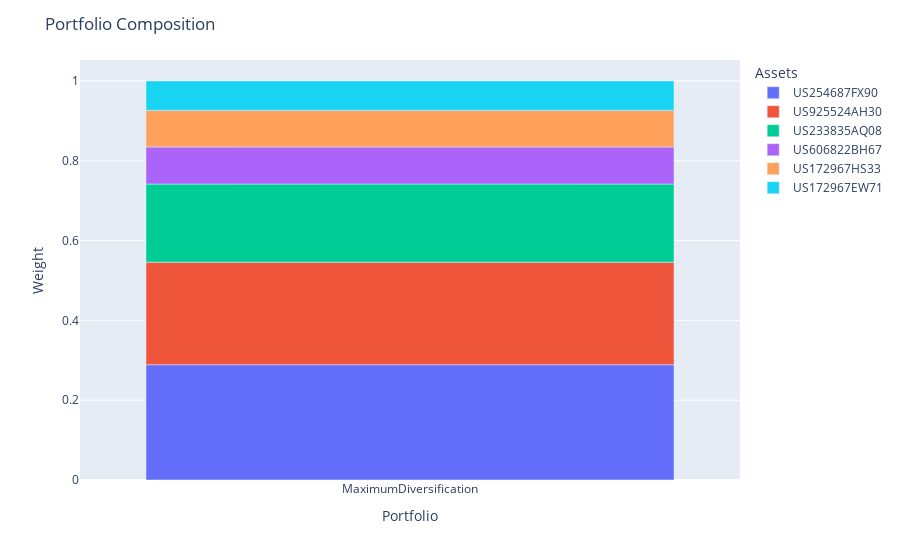

The notebook cell this image was saved under:
### Markdown cell above
#### Most Basic Example -- Using Z-Scores as Market Quotes

### Code cell
pricing_context = QLMarketContext(ql_env=ql_env).update_from_series(z_spreads.join(rates).iloc[-1])

max_div_model = MaximumDiversification(
    prior_estimator=NonLinearPrior(
        portfolio_instruments,
        reference_market_context=pricing_context,
    ).set_fit_request(market_quotes=True)
)

max_div_model.fit(X, market_quotes=z_spreads)
return_dist = pd.DataFrame(max_div_model.prior_estimator_.return_distribution_.returns, columns=max_div_model.feature_names_in_)
max_div_portfolio = max_div_model.predict(return_dist)
max_div_portfolio.plot_composition()

### Figure 1 — Plotly figure (JSON) as saved in the notebook; plotly's stock layout.template omitted (floating-point values rounded to 4 significant figures)
{"data": [{"hovertemplate": "asset=US254687FX90<br>index=%{x}<br>value=%{y}<extra></extra>", "legendgroup": "US254687FX90", "marker": {"color": "#636efa", "pattern": {"shape": ""}}, "name": "US254687FX90", "orientation": "v", "showlegend": true, "textposition": "auto", "type": "bar", "x": ["MaximumDiversification"], "xaxis": "x", "y": [0.2889], "yaxis": "y"}, {"hovertemplate": "asset=US925524AH30<br>index=%{x}<br>value=%{y}<extra></extra>", "legendgroup": "US925524AH30", "marker": {"color": "#EF553B", "pattern": {"shape": ""}}, "name": "US925524AH30", "orientation": "v", "showlegend": true, "textposition": "auto", "type": "bar", "x": ["MaximumDiversification"], "xaxis": "x", "y": [0.257], "yaxis": "y"}, {"hovertemplate": "asset=US233835AQ08<br>index=%{x}<br>value=%{y}<extra></extra>", "legendgroup": "US233835AQ08", "marker": {"color": "#00cc96", "pattern": {"shape": ""}}, "name": "US233835AQ08", "orientation": "v", "showlegend": true, "textposition": "auto", "type": "bar", "x": ["MaximumDiversification"], "xaxis": "x", "y": [0.1959], "yaxis": "y"}, {"hovertemplate": "asset=US606822BH67<br>index=%{x}<br>value=%{y}<extra></extra>", "legendgroup": "US606822BH67", "marker": {"color": "#ab63fa", "pattern": {"shape": ""}}, "name": "US606822BH67", "orientation": "v", "showlegend": true, "textposition": "auto", "type": "bar", "x": ["MaximumDiversification"], "xaxis": "x", "y": [0.0929], "yaxis": "y"}, {"hovertemplate": "asset=US172967HS33<br>index=%{x}<br>value=%{y}<extra></extra>", "legendgroup": "US172967HS33", "marker": {"color": "#FFA15A", "pattern": {"shape": ""}}, "name": "US172967HS33", "orientation": "v", "showlegend": true, "textposition": "auto", "type": "bar", "x": ["MaximumDiversification"], "xaxis": "x", "y": [0.09164], "yaxis": "y"}, {"hovertemplate": "asset=US172967EW71<br>index=%{x}<br>value=%{y}<extra></extra>", "legendgroup": "US172967EW71", "marker": {"color": "#19d3f3", "pattern": {"shape": ""}}, "name": "US172967EW71", "orientation": "v", "showlegend": true, "textposition": "auto", "type": "bar", "x": ["MaximumDiversification"], "xaxis": "x", "y": [0.07367], "yaxis": "y"}], "layout": {"barmode": "relative", "legend": {"title": {"text": "Assets"}, "tracegroupgap": 0}, "margin": {"t": 60}, "title": {"text": "Portfolio Composition"}, "xaxis": {"anchor": "y", "domain": [0, 1], "title": {"text": "Portfolio"}}, "yaxis": {"anchor": "x", "domain": [0, 1], "title": {"text": "Weight"}}}}
